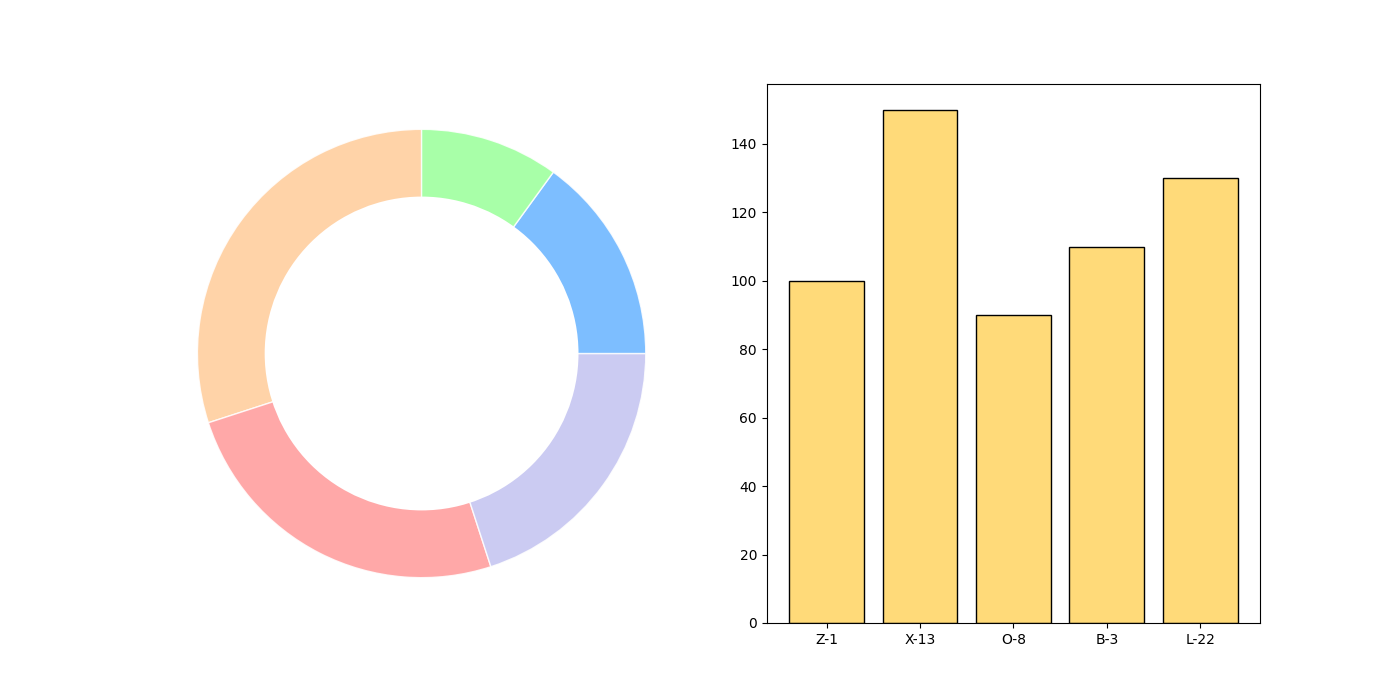

Recreate this plot in Python.
import matplotlib.pyplot as plt

labels_food = ['Frt', 'Veg', 'Grn', 'Pro', 'Dai']
production_sizes = [30, 25, 20, 15, 10]
colors_food = ['#FFCC99', '#FF9999', '#C2C2F0', '#66B3FF', '#99FF99']

colonies = ["Z-1", "X-13", "O-8", "B-3", "L-22"]
sweet_consumption = [100, 150, 90, 110, 130]

fig, ax = plt.subplots(1, 2, figsize=(14, 7))

ax[0].pie(
    production_sizes, 
    startangle=90, 
    colors=colors_food, 
    wedgeprops={'width': 0.4, 'edgecolor': 'w', 'alpha': 0.85}
)

centre_circle = plt.Circle((0, 0), 0.70, fc='white')
ax[0].add_artist(centre_circle)
ax[0].axis('equal')

ax[1].bar(colonies, sweet_consumption, color='#FFDA79', edgecolor='black')

plt.show()
